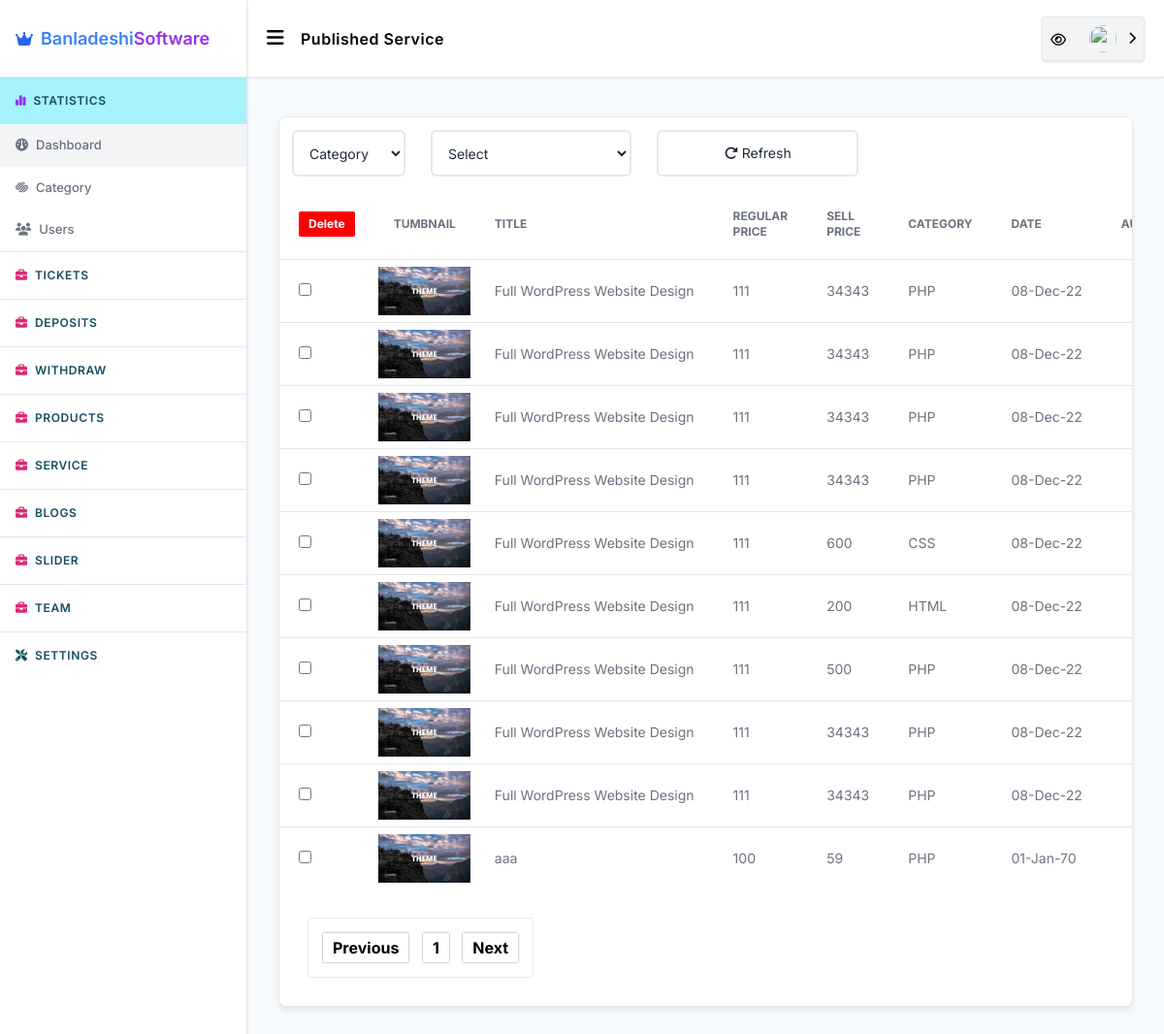
Page /admin/published-service.php (signed in) on the committed database.
### tables this page shows
CREATE TABLE `service` (
  `id` int(255) NOT NULL,
  `pid` int(255) NOT NULL,
  `title` varchar(255) NOT NULL,
  `link` varchar(255) NOT NULL,
  `regular_price` int(255) NOT NULL,
  `sell_price` int(255) NOT NULL,
  `sell` int(255) NOT NULL,
  `review` int(255) NOT NULL,
  `comment` int(255) NOT NULL,
  `category` varchar(255) NOT NULL,
  `mini_content` varchar(255) NOT NULL,
  `content` varchar(255) NOT NULL,
  `description` longtext NOT NULL,
  `status` varchar(255) NOT NULL,
  `file_name1` varchar(255) NOT NULL DEFAULT 'image.png',
  `file_name2` varchar(255) NOT NULL DEFAULT 'image.png',
  `file_name3` varchar(255) NOT NULL DEFAULT 'image.png',
  `file_name4` varchar(255) NOT NULL DEFAULT 'image.png',
  `time` int(255) NOT NULL
);

### admin/config/functions.php (called while the page is built, shortened)
<?php ob_start();
    require('database.php');
    function _fetch($table,$condition){
    global $conn;
    $query = "SELECT * FROM $table WHERE $condition";
    return mysqli_fetch_assoc(mysqli_query($conn,$query));
    }
    function _get($table,$condition){
    global $conn;
    $query = "SELECT * FROM $table WHERE $condition";
    return mysqli_query($conn,$query);
    }
?>

### admin/published-service.php (the view, shortened to what this page needs)
<?php include("common/header-sidebar.php");?>
<div class="x_container space-y-10 py-10">
    <div class="flex flex-col rounded-lg shadow-md border border-[] shadow-gray-200 bg-white">
        <div class="overflow-x-auto rounded-lg">
            <div class="inline-block min-w-full align-middle">
                <div class="overflow-auto bg-white">
                  <div style="display:flex;justify-content:space-between">
                    <div style="display:flex">
                      <select style="margin: 15px;width:300px;" name="" class="input" id="category">
                          <?php if(isset($_GET['src'])){?>
                          <option style="display:none" selected value="<?php echo $_GET['src']?>"><?php echo $_GET['src']?></option>
                          <?php }else{?>
                          <option style="display:none" selected>Category</option>
                          <?php }?>
                      </select>
                      <select style="margin: 15px;" name="" class="input" id="sort">
                          <?php if(isset($_GET['sort'])){?>
                          <option style="display:none" selected value="<?php echo $_GET['sort']?>"><?php echo $_GET['sort']?></option>
                          <?php }else{?>
                          <option style="display:none" selected>Select</option>
                          <?php }?>
                      </select>
                      <a style="margin:15px;display:block;text-align:center;padding-top:12px;" class="input" href="published-service.php"><i class="fa-solid fa-rotate-right"></i> Refresh</a>
                    </div>
                  </div>
                  <form action="" method="POST">
                    <table class="min-w-full divide-y divide-gray-200 table-fixed">
                  <thead class="bg-white">
                    <tr>
                      <th scope="col" class="p-4 text-xs font-medium text-left text-gray-500 uppercase lg:p-5">
                        <input name="submit" id="submit" style="background:red;padding:5px 10px;color:#fff;border-radius:2px;" type="submit" value="Delete">
                      </th>
                      <th scope="col" class="p-4 text-xs font-medium text-left text-gray-500 uppercase lg:p-5">Tumbnail</th>
                      <th scope="col" class="p-4 text-xs font-medium text-left text-gray-500 uppercase lg:p-5">Title</th>
                      <th scope="col" class="p-4 text-xs font-medium text-left text-gray-500 uppercase lg:p-5">Regular Price</th>
                      <th scope="col" class="p-4 text-xs font-medium text-left text-gray-500 uppercase lg:p-5">Sell Price</th>
                      <th scope="col" class="p-4 text-xs font-medium text-left text-gray-500 uppercase lg:p-5">Category</th>
                      <th scope="col" class="p-4 text-xs font-medium text-left text-gray-500 uppercase lg:p-5">Date</th>
                      <th scope="col" class="p-4 text-xs font-medium text-left text-gray-500 uppercase lg:p-5">Autor</th>
                    </tr>
                  </thead>
                  <tbody class="bg-white divide-y divide-gray-200">
                    <?php
                    if(isset($_GET['src'])){
                      $src = trim($_GET['src']);
                      $service = _get("service","status='publish' AND (title='$src' OR regular_price='$src' OR sell_price='$src' OR category='$src')");
                    }elseif(isset($_GET['sort'])){
                      if($_GET['sort']== 'ASC'){
                        $service =_get("service","status='publish' ORDER BY sell_price ASC");
                      }else{
                        $service =_get("service","status='publish' ORDER BY sell_price DESC");
                      }
                    }else{
                    $pagination = "ON";
                    if (isset($_GET['page_no']) && $_GET['page_no']!="") {
                    $page_no = $_GET['page_no'];} else {$page_no = 1;}
                    $total_records_per_page = 10;
                    $offset = ($page_no-1) * $total_records_per_page;
                    $previous_page = $page_no - 1;
                    $next_page = $page_no + 1;
                    $service =_get("service","status='publish' ORDER BY id DESC LIMIT $offset, $total_records_per_page");
                    $total_records = mysqli_num_rows(_get("service","status='publish'"));
                    $total_no_of_pages = ceil($total_records / $total_records_per_page);
                    }
                    while($data = mysqli_fetch_assoc($service)){
                    $person_id = $data['pid'];
                    $person_info = _fetch("person","id=$person_id");
                    ?>
                      <tr class="hover:bg-gray-100">
                        <td class="p-4 text-sm font-normal text-gray-500 whitespace-nowrap lg:p-5">
                          <input name="check_list[]" type="checkbox" value="<?php echo $data['id']?>">
                        </td>
                        <td><img style="margin:0 auto;width:100;height:50px;object-fit:cover" src="upload/<?php echo $data['file_name1']?>"></td>
                        <td class="p-4 text-sm font-normal text-gray-500 whitespace-nowrap lg:p-5"><?php echo $data['title']?></td>
                        <td class="p-4 text-sm font-normal text-gray-500 whitespace-nowrap lg:p-5"><?php echo $data['regular_price']?></td>
                        <td class="p-4 text-sm font-normal text-gray-500 whitespace-nowrap lg:p-5"><?php echo $data['sell_price']?></td>
                        <td class="p-4 text-sm font-normal text-gray-500 whitespace-nowrap lg:p-5"><?php echo $data['category']?></td>
                        <td class="p-4 text-sm font-normal text-gray-500 whitespace-nowrap lg:p-5"><?php echo date("d-M-y",$data['time']);?></td>
                        <td class="p-4 text-sm font-normal text-gray-500 whitespace-nowrap lg:p-5"><?php echo $person_info['name']?></td>
                      </tr>
                      <?php }?>
                    </tbody>
                  </table>
                </form>
                <?php if(isset($pagination)){?>
                <div style="padding:20px 10px;">
              <div style="display:flex;justify-content:space-between;padding:10px 20px;">
                  <div class="paginations">
                    <ul>
                      <li <?php if($page_no <= 1){ echo "class=''"; } ?>>
                      <a <?php if($page_no > 1){ echo "href='?page_no=$previous_page'"; } ?>>Previous</a>
                      </li>
                        <?php
                      if ($total_no_of_pages <= 10){
                        for ($counter = 1; $counter <= $total_no_of_pages; $counter++){
                          if ($counter == $page_no) {
                          echo "<li class=''><a>$counter</a></li>";
                            }else{
                              echo "<li><a href='?page_no=$counter'>$counter</a></li>";
                            }
                            }
                      }
                    ?>
                      <li <?php if($page_no >= $total_no_of_pages){ echo "class='disabled'"; } ?>>
                      <a <?php if($page_no < $total_no_of_pages) { echo "href='?page_no=$next_page'"; } ?>>Next</a>
                      </li>
                    </ul>
                  </div>
                </div>
                <?php }?>
                    </div>
                </div>
            </div>
        </div>
    </div>
</div>
</div>
</main>
</body>
</html>

### admin/common/header-sidebar.php (shortened to what this page needs)
  <?php include("config/functions.php");
    if(isset($_SESSION['person_id'])){
      $id = $_SESSION['person_id'];
    }elseif(isset($_COOKIE['person_id'])){
    $id = $_COOKIE['person_id'];
    }else{
    $id = 0;
    }
    $person = _fetch("person","id=$id");
?>
<!DOCTYPE html>
<html lang="en">
<head>
  <link href="https://cdnjs.cloudflare.com/ajax/libs/summernote/0.8.12/summernote-lite.css" rel="stylesheet" />
  <link rel="stylesheet" href="css/styles.css">
  <link rel="stylesheet" href="css/custom.css">
</head>
<body>
  <main class="flex p-0 m-0 justify-between w-full h-screen overflow-hidden">
  <div id="sidebar"
      class="sidebar transition-all w-[0px] min-w-[0px] lg:min-w-[255px] lg:w-[255px] h-screen overflow-auto bg-white border-r shadow sidebar fixed lg:relative inset-y-0 left-0"
      style="z-index: 99;">
      <div
        class="flex items-center justify-between px-4 gap-x-2 h-20 border-b shadow-sm sticky top-0 left-0 bg-white z-50">
        <a class="flex items-center justify-between gap-x-2 active" href="./">
          <p class="text-blue-600"> <i class="fa-solid fa-crown"></i> </p>
          <p class="flex items-center justify-center"><span
              class="font-semibold text-lg text-blue-500">Banladeshi</span><span
              class="font-semibold text-lg text-purple-600">Software</span></p>
        </a>
      </div>
      <div class="sidebar_item overflow-hidden">
        <button class="ds_title active" data-ref="STATISTICS">
          <span class="text-xs transition-all text-purple-600"><i class="fa-solid fa-chart-simple"></i></span>
          <span class="tracking-wider block">STATISTICS</span>
        </button>
        <ul class="ds_ul transition-all" data-ref="STATISTICS">
          <li>
            <a class="active" href="./index.php">
              <i class="fa-solid fa-gauge"></i>
              <span>Dashboard</span>
            </a>
          </li>
          <li>
            <a  href="./category.php">
              <i class="fa-brands fa-squarespace"></i>
              <span>Category</span>
            </a>
          </li>
          <li>
            <a  href="./users.php">
              <i class="fa-solid fa-users"></i>
              <span>Users</span>
            </a>
          </li>
        </ul>
      </div>
      <hr class="my-0">
      <div class="sidebar_item overflow-hidden">
        <button class="ds_title" data-ref="Ticket"><span class="text-xs transition-all text-pink-600"><i
              class="fa-solid fa-briefcase"></i></span><span class="tracking-wider block">Tickets</span>
        </button>
      </div>
      <hr class="my-0">
      <div class="sidebar_item overflow-hidden">
        <button class="ds_title" data-ref="deposits"><span class="text-xs transition-all text-pink-600"><i
              class="fa-solid fa-briefcase"></i></span><span class="tracking-wider block">Deposits</span>
        </button>
      </div>
      <hr class="my-0">
      <div class="sidebar_item overflow-hidden">
        <button class="ds_title" data-ref="withdraw"><span class="text-xs transition-all text-pink-600"><i
              class="fa-solid fa-briefcase"></i></span><span class="tracking-wider block">Withdraw</span>
        </button>
      </div>
      <hr class="my-0">
      <div class="sidebar_item overflow-hidden">
        <button class="ds_title" data-ref="product"><span class="text-xs transition-all text-pink-600"><i
              class="fa-solid fa-briefcase"></i></span><span class="tracking-wider block">productS</span>
        </button>
      </div>
      <hr class="my-0">
      <div class="sidebar_item overflow-hidden">
        <button class="ds_title" data-ref="service"><span class="text-xs transition-all text-pink-600"><i
              class="fa-solid fa-briefcase"></i></span><span class="tracking-wider block">Service</span>
        </button>
      </div>
      <hr class="my-0">
      <div class="sidebar_item overflow-hidden">
        <button class="ds_title" data-ref="blog"><span class="text-xs transition-all text-pink-600"><i
              class="fa-solid fa-briefcase"></i></span><span class="tracking-wider block">Blogs</span>
        </button>
      </div>
      <hr class="my-0">
      <div class="sidebar_item overflow-hidden">
        <button class="ds_title" data-ref="slider"><span class="text-xs transition-all text-pink-600"><i
              class="fa-solid fa-briefcase"></i></span><span class="tracking-wider block">Slider</span>
        </button>
      </div>
      <hr class="my-0">
      <div class="sidebar_item overflow-hidden">
        <button class="ds_title" data-ref="team"><span class="text-xs transition-all text-pink-600"><i
              class="fa-solid fa-briefcase"></i></span><span class="tracking-wider block">Team</span>
        </button>
      </div>
      <hr class="my-0">
      <div class="sidebar_item overflow-hidden">
        <a href="./settings.php" class="ds_title hidden md:flex" data-ref="SETTINGS">
          <span class="text-xs transition-all"><i class="fa-solid fa-screwdriver-wrench"></i></span>
          <span class="tracking-wider block">SETTINGS</span>
        </a>
      </div>
    </div>
    <div class="w-full h-screen overflow-auto">
      <header class="h-20 bg-white z-40 sticky top-0 left-0 right-0 shadow-sm border-b">
        <div class="h-full flex items-center relative justify-between px-5 xl:px-10">
          <div class="text-xl font-semibold tracking-wide capitalize space-x-3">
            <button id="sidebar_toggler">
              <i class="fa-solid fa-bars"></i>
            </button>
            <span class="hidden sm:inline-block capitalize page_title">Dashboard</span></div>
          <div class="flex items-center justify-center gap-x-3 sm:gap-x-4">
            <div class="relative w-fit z-50"><button type="button"
                class="header_options_toggler w-full p-2 rounded bg-gray-100 shadow border flex items-center justify-center gap-x-3">
                <a class="pr-1" target="_blank" href="../index.php">
                  <span class="text-sm font-medium"><i class="fa fa-eye"></i></span></a>
                <span><?php echo $person['name']?></span><img class="h-7 w-7 rounded-full"
                  src="upload/<?php echo $person['file_name']?>"> <small class="header_options_icon transition-all transform"><i
                    class="fa-solid fa-chevron-right"></i></small>
              </button>
            </div>
          </div>
        </div>
      </header>

### admin/published-service.php (style rules this page uses)
.paginations>ul { box-shadow: 0 0 1px gray;margin: 0;padding: 10px; }
.paginations>ul>li { list-style: none;display: inline-block;line-height: 2.5; }
.paginations>ul>li>a { padding: 5px 10px;margin:5px;background: #fff;font-weight: bolder;box-shadow: 0px 0px 2px gray; }

### rows in the picture
service: file_name1 (picture), title "Full WordPress Website Design", regular_price "111", sell_price "34343", category "PHP", time "08-Dec-22"
service: file_name1 (picture), title "Full WordPress Website Design", regular_price "111", sell_price "34343", category "PHP", time "08-Dec-22"
service: file_name1 (picture), title "Full WordPress Website Design", regular_price "111", sell_price "34343", category "PHP", time "08-Dec-22"
service: file_name1 (picture), title "Full WordPress Website Design", regular_price "111", sell_price "34343", category "PHP", time "08-Dec-22"
service: file_name1 (picture), title "Full WordPress Website Design", regular_price "111", sell_price "600", category "CSS", time "08-Dec-22"
service: file_name1 (picture), title "Full WordPress Website Design", regular_price "111", sell_price "200", category "HTML", time "08-Dec-22"
service: file_name1 (picture), title "Full WordPress Website Design", regular_price "111", sell_price "500", category "PHP", time "08-Dec-22"
service: file_name1 (picture), title "Full WordPress Website Design", regular_price "111", sell_price "34343", category "PHP", time "08-Dec-22"
service: file_name1 (picture), title "Full WordPress Website Design", regular_price "111", sell_price "34343", category "PHP", time "08-Dec-22"
service: file_name1 (picture), title "aaa", regular_price "100", sell_price "59", category "PHP", time "01-Jan-70"
